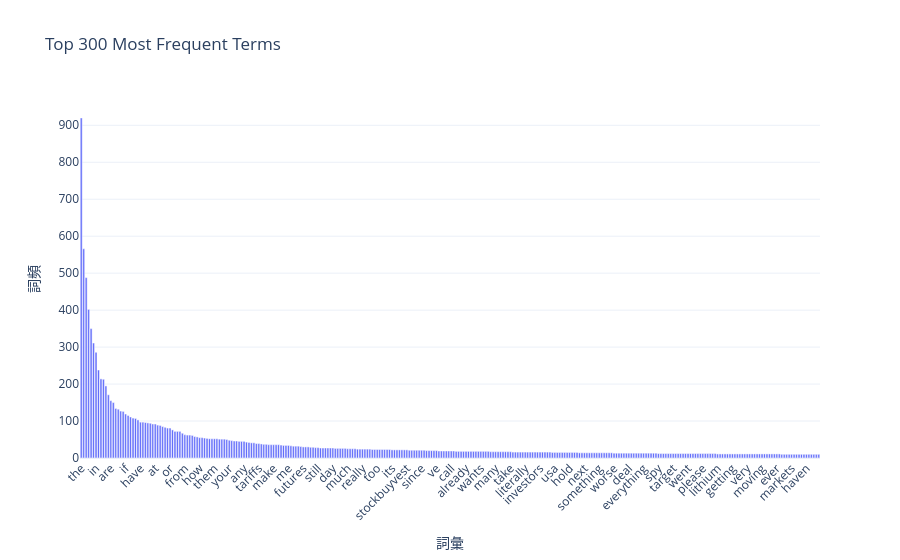

Write notebook code for a chart like this one.
### Markdown cell above
### Exercise 12:

### Code cell
import plotly.express as px
import pandas as pd

# 建立詞頻表 DataFrame
term_freq_df = pd.DataFrame({
    "term": count_vect.get_feature_names_out(),
    "frequency": term_frequencies
}).sort_values(by="frequency", ascending=False)
# 取前 300 個高頻詞
top_terms = term_freq_df.head(300)
# 用 plotly.express 畫 bar chart
fig = px.bar(top_terms,
             x="term",
             y="frequency",
             title="Top 300 Most Frequent Terms",
             labels={"term": "詞彙", "frequency": "詞頻"},
             template="plotly_white")
# 旋轉 X 軸標籤，避免擠在一起
fig.update_layout(xaxis_tickangle=-45)

# 顯示互動圖
fig.show()

### Figure 1 — Plotly figure (JSON) as saved in the notebook; plotly's stock layout.template omitted (floating-point values rounded to 4 significant figures; data arrays with more than 128 entries replaced by an {"elided": "..."} marker saying what was removed)
{"data": [{"hovertemplate": "詞彙=%{x}<br>詞頻=%{y}<extra></extra>", "legendgroup": "", "marker": {"color": "#636efa", "pattern": {"shape": ""}}, "name": "", "orientation": "v", "showlegend": false, "textposition": "auto", "type": "bar", "x": {"elided": "300 str values"}, "xaxis": "x", "y": {"elided": "300 int values"}, "yaxis": "y"}], "layout": {"barmode": "relative", "legend": {"tracegroupgap": 0}, "title": {"text": "Top 300 Most Frequent Terms"}, "xaxis": {"anchor": "y", "domain": [0, 1], "tickangle": -45, "title": {"text": "詞彙"}}, "yaxis": {"anchor": "x", "domain": [0, 1], "title": {"text": "詞頻"}}}}
